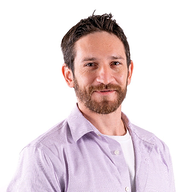
#> input picture facial_detection/test.png, 192 x 192 px, found by its file name
$ python face_detection_img.py
#> lines starting #> are read from the running program, lines starting #| are printed output that depends on the picture; after the words box and inside, x2 and y2 are one past the last pixel; in counts of white or black regions, pixels touching at a corner belong together
from cv2 import cv2
import numpy as np

# Load the cascade
face_cascade = cv2.CascadeClassifier('facial_detection/haarcascade_frontalface_default.xml')

# Read the input image
img = cv2.imread('facial_detection/test.png')
#> img is the input picture: shape (192, 192, 3); mean B, G, R 221.6, 217.9, 231.3

# Convert into grayscale
gray = cv2.cvtColor(img, cv2.COLOR_BGR2GRAY)
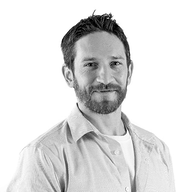
#> gray: shape (192, 192); min 0, max 255, mean 222.3

# Detect faces
faces = face_cascade.detectMultiScale(gray, 1.1, 4)
#> faces = [[65, 35, 75, 75]]
#faces = face_cascade.detectMultiScale( gray, scaleFactor=1.1, minNeighbors=10, minSize=(50, 50) )

# Draw rectangle around the faces
for (x, y, w, h) in faces:
    cv2.rectangle(img, (x, y), (x+w, y+h), (255, 0, 0), 2)
#> this loop made 1 pass
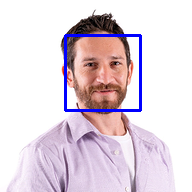
#> img: shape (192, 192, 3); 2.43% of pixels changed, all inside (x1, y1, x2, y2) = (64, 34, 142, 112)

# Display the output
cv2.imshow('img', img)
cv2.waitKey()
